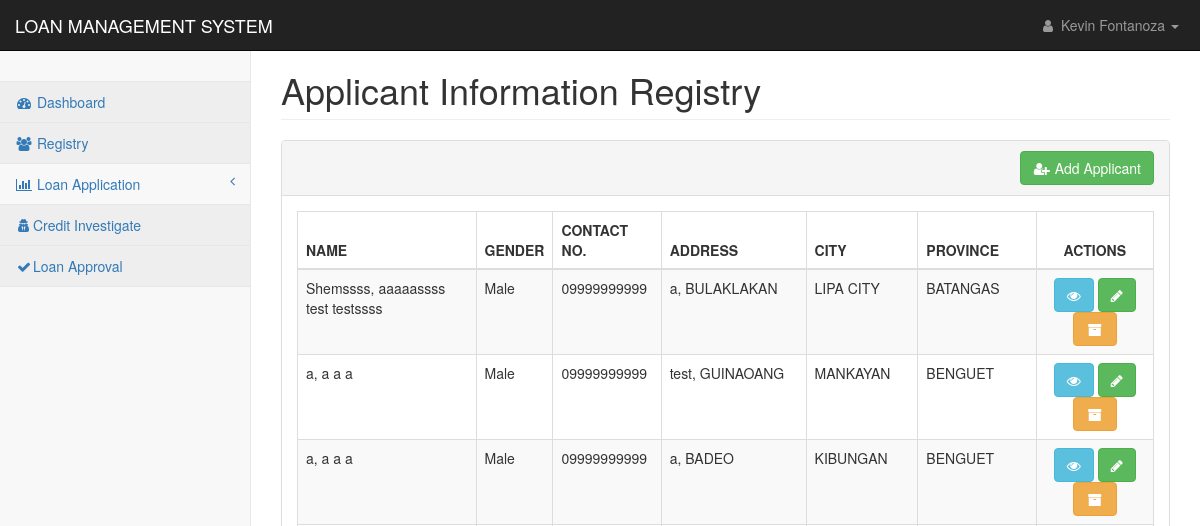
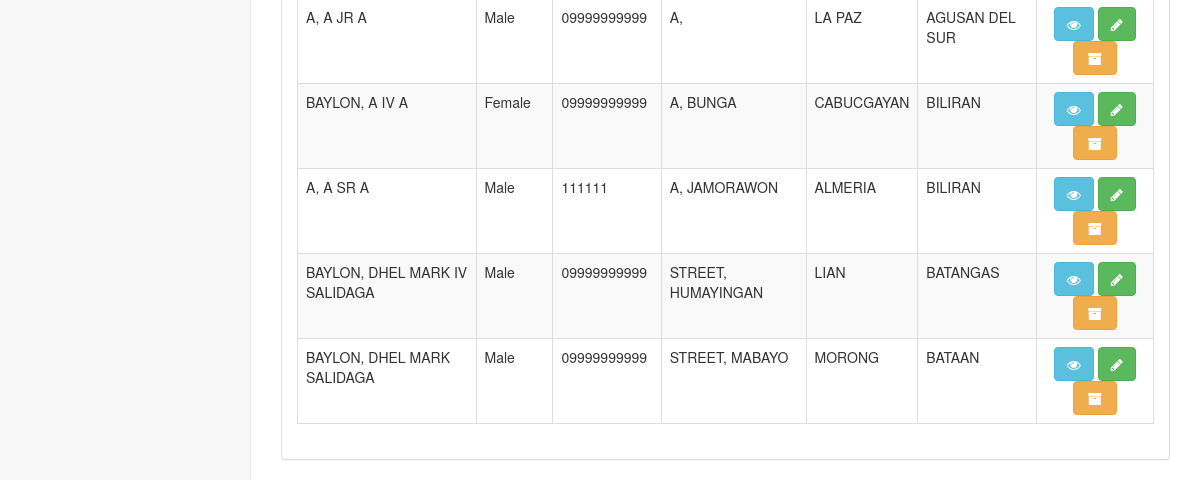
The page /pages/registry_applicant.php (signed in) on the database as committed earlier (2 pictures, top to bottom).
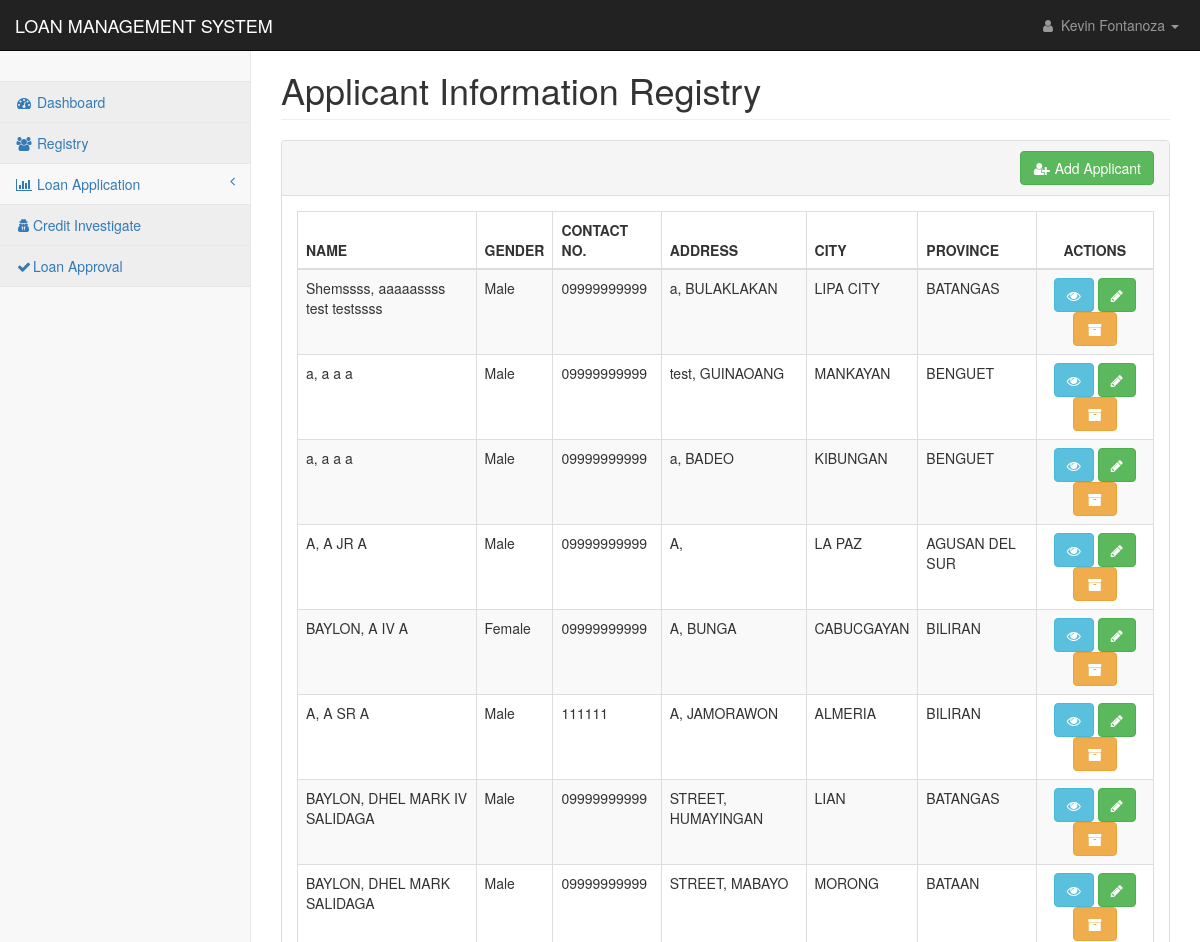
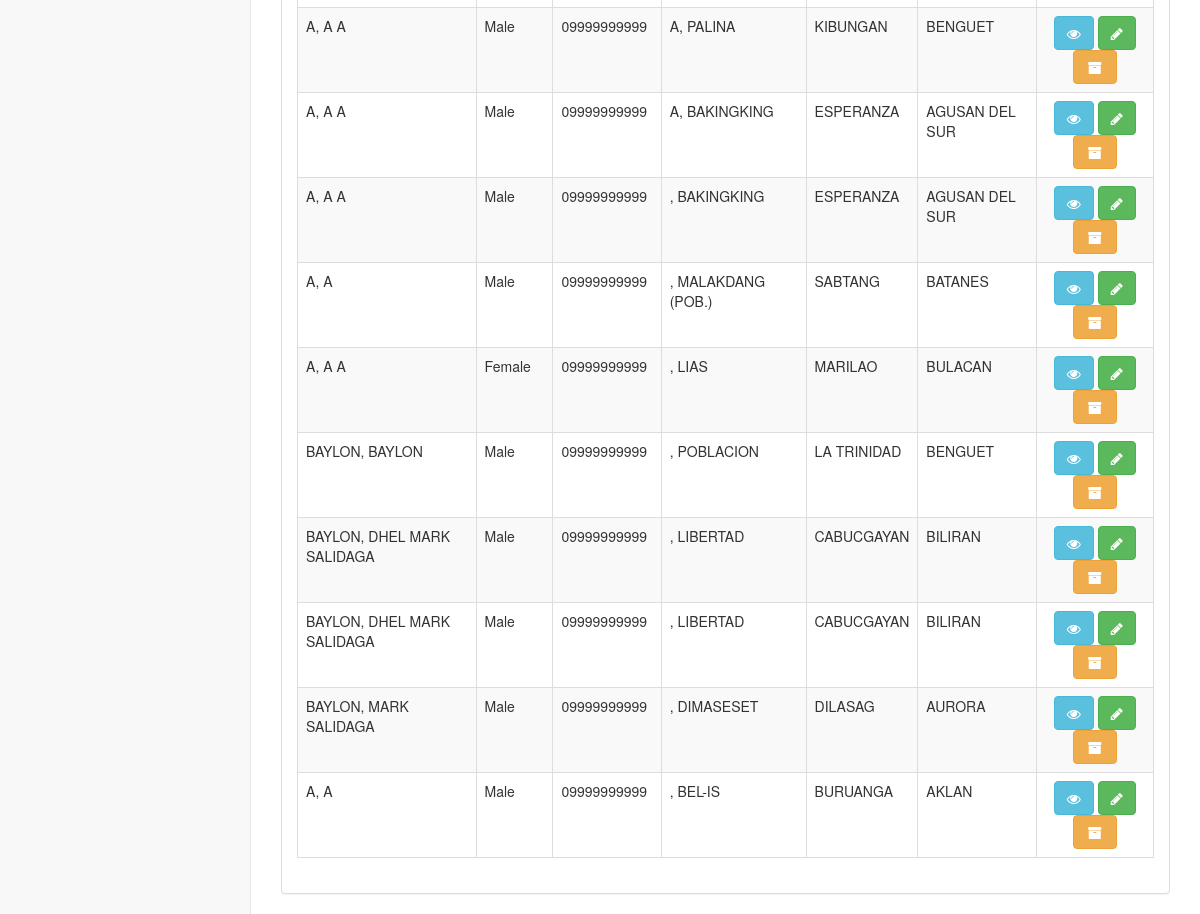
The same page on the database as committed later (2 pictures, top to bottom).
### tables this page shows
CREATE TABLE `applicants_personal` (
  `applicant_id` int(11) NOT NULL,
  `applicant_code` text NOT NULL,
  `firstname` text NOT NULL,
  `middlename` text NOT NULL,
  `lastname` text NOT NULL,
  `suffix` text NOT NULL,
  `nickname` text NOT NULL,
  `age` text NOT NULL,
  `gender` text NOT NULL,
  `contact1` text NOT NULL,
  `mstatus` text NOT NULL,
  `dob1` date NOT NULL,
  `pob1` text NOT NULL,
  `block1` text NOT NULL,
  `street1` text NOT NULL,
  `phase1` text NOT NULL,
  `brgy1` text NOT NULL,
  `city1` text NOT NULL,
  `province1` text NOT NULL,
  `map_url` text NOT NULL,
  `residence1` text NOT NULL,
  `lwith1` text NOT NULL,
  `block2` text NOT NULL,
  `street2` text NOT NULL,
  `phase2` text NOT NULL,
  `brgy2` text NOT NULL,
  `city2` text NOT NULL,
  `province2` text NOT NULL,
  `residence2` text NOT NULL,
  `lwith2` text NOT NULL,
  `mothername` text NOT NULL,
  `mothercon` text NOT NULL,
  `fathername` text NOT NULL,
  `fathercon` text NOT NULL,
  `file` text NOT NULL,
  `date_encoded` date NOT NULL
);

### config/conn.php (called while the page is built, shortened)
<?php
class DatabaseConnection
{
    public function connect()
    {
        $conn = new mysqli(DB_HOST,DB_USER,DB_PASSWORD,DB_DATABASE);
        return $this->conn = $conn;
    }
}
?>

### controller/reg_app.php (called while the page is built, shortened)
<?php
require_once('../config/conn.php');
class Registry extends DatabaseConnection {
    function display($table){
        $sql = "SELECT * FROM $table";
        $result = mysqli_query($this->connect(), $sql);
        return $result;
    }
    }
?>

### pages/registry_applicant.php (the view, shortened to what this page needs)
<?php
include('../config/conn.php');
include('../controller/reg_app.php');
if($_SESSION['user_id']){
?>
<!DOCTYPE html>
<html lang="en">
<head>
    <link href="../css/bootstrap.min.css" rel="stylesheet">
    <link href="../css/metisMenu.min.css" rel="stylesheet">
    <link href="../css/dataTables/dataTables.bootstrap.css" rel="stylesheet">
    <link href="../css/dataTables/dataTables.responsive.css" rel="stylesheet">
    <link href="../css/startmin.css" rel="stylesheet">
    <link href="../css/font-awesome.min.css" rel="stylesheet" type="text/css">
</head>
<body>
    <div id="wrapper">
        <?php include('nav.php');?>
        <div id="page-wrapper">
            <div class="container-fluid">
                <div class="row">
                    <div class="col-lg-12">
                        <h1 class="page-header">Applicant Information Registry</h1>
                    </div>
                </div>
                <div class="row">
                    <div class="col-lg-12">
                        <div class="panel panel-default">
                            <div class="panel-heading" align="right">
                                <a href="registry_application.php">
                                    <button type="button" class="btn btn-success">
                                        <i class="fa fa-fw" aria-hidden="true" title="Copy to use user-plus">&#xf234</i>
                                        Add Applicant
                                    </button>
                                </a>
                            </div>
                            <div class="panel-body">
                                <div class="table-responsive">
                                    <table class="table table-striped table-bordered table-hover"
                                        id="dataTables-example">
                                        <thead>
                                            <tr>
                                                <th>NAME</th>
                                                <th>GENDER</th>
                                                <th>CONTACT NO.</th>
                                                <th>ADDRESS</th>
                                                <th>CITY</th>
                                                <th>PROVINCE</th>
                                                <th class="text-center">ACTIONS</th>
                                            </tr>
                                        </thead>
                                        <tbody>
                                            <?php
                                                $applicant = new Registry();
                                                $result = $applicant->display("applicants_personal");
                                                foreach($result as $display){
                                            ?>
                                            <tr class="even gradeC">
                                                <td><?php echo $display['lastname'].', '.$display['firstname'].' '.$display['suffix'].' '.$display['middlename'];?>
                                                </td>
                                                <td><?php echo $display['gender'];?></td>
                                                <td><?php echo $display['contact1'];?></td>
                                                <td><?php echo $display['street1'].', '.$display['brgy1'];?></td>
                                                <td><?php echo $display['city1'];?></td>
                                                <td><?php echo $display['province1'];?></td>
                                                <td style="text-align:center">
                                                    <div class="tooltip-demo">
                                                        <a
                                                            href="registry_applicant_view.php?id=<?php echo $display['applicant_code'];?>">
                                                            <button type="button" class="btn btn-info"
                                                                data-toggle="tooltip" data-placement="top" title="View">
                                                                <i class="fa fa-eye" aria-hidden="true"></i>
                                                            </button>
                                                        </a>
                                                        <a
                                                            href="registry_applicant_update.php?id=<?php echo $display['applicant_code'];?>">
                                                            <button type="button" class="btn btn-success"
                                                                data-toggle="tooltip" data-placement="top" title="Edit">
                                                                <i class="fa fa-pencil" aria-hidden="true"></i>
                                                            </button>
                                                        </a>
                                                            <button data-target="#modal-<?= $display['applicant_code'] ?>" type="button" class="btn btn-warning"
                                                                data-toggle="modal" data-placement="top" title="Archive">
                                                                <i class="fa fa-fw" aria-hidden="true" title="Copy to use archive">&#xf187</i>
                                                            </button>
                                                </td>
                                            </tr>
                                            <?php
                                                }
                                            ?>
                                        </tbody>
                                    </table>
                                </div>
                            </div>
                        </div>
                    </div>
                </div>
            </div>
        </div>
    </div>
</body>
</html>
<?php
}else{
    header('location: index.php');
}
?>

### pages/nav.php (shortened to what this page needs)
<nav class="navbar navbar-inverse navbar-fixed-top" role="navigation">
                <div class="navbar-header">
                    <a class="navbar-brand" href="index.html">LOAN MANAGEMENT SYSTEM</a>
                </div>
                <ul class="nav navbar-right navbar-top-links">
                    <li class="dropdown">
                        <a class="dropdown-toggle" data-toggle="dropdown" href="#">
                            <i class="fa fa-user fa-fw"></i> <?php echo $_SESSION['name'];?> <b class="caret"></b>
                        </a>
                    </li>
                </ul>
                <div class="navbar-default sidebar" role="navigation">
                    <div class="sidebar-nav navbar-collapse">
                        <ul class="nav" id="side-menu">
                            <li class="sidebar-search">
                            </li>
                            <li>
                                <a href="index.php" class="active"><i class="fa fa-dashboard fa-fw"></i> Dashboard</a>
                            </li>
                            <li>
                                <a href="registry_applicant.php"><i class="fa fa-users fa-fw"></i> Registry</a>
                            </li>
                            <li>
                                <a href="#"><i class="fa fa-bar-chart fa-fw"></i> Loan Application<span class="fa arrow"></span></a>
                            </li>
                            <li>
                                <a href="loan_credit_investigation.php" class="active"><i class="fa fa-user-secret fa-fw"></i>Credit Investigate</a>
                            </li>
                                <li>
                                <a href="loan_approval.php" class="active"><i class="fa fa-check fa-fw"></i>Loan Approval</a>
                                </li>
                        </ul>
                    </div>
                </div>
            </nav>

### css/startmin.css (style rules this page uses)
body { background-color: #f8f8f8; }
#wrapper { width: 100%; }
#page-wrapper { padding-top: 30px; min-height: 568px; background-color: #fff; }
@media (min-width:768px) { #page-wrapper { position: inherit; margin-left: 250px; padding: 30px 15px 0 15px; border-left: 1px solid #e7e7e7; } }
.navbar-header { float: left; }
.navbar-right { text-align: right; }
.navbar-top-links { margin: 0; }
.navbar-top-links li { display: inline-block; }
.navbar-top-links li:last-child { margin-right: 6px; }
.navbar-top-links li a { padding: 15px; min-height: 50px; }
.navbar-top-links>li>a { color: #999; }
.sidebar .sidebar-nav.navbar-collapse { padding-right: 0; padding-left: 0; }
.sidebar .sidebar-search { padding: 15px; }
.sidebar ul li { border-bottom: 1px solid #e7e7e7; }
.sidebar ul li a.active { background-color: #eee; }
.sidebar .arrow { float: right; }
.sidebar .fa.arrow:before { content: "\f104"; }
@media (min-width:768px) { .sidebar { z-index: 1; position: absolute; width: 250px; margin-top: 51px; } }

Rows that differ between the two databases and show on the page:
added applicants_personal: lastname "A", firstname "A", middlename "A", gender "Male", contact1 "09999999999", street1 "A", brgy1 "PALINA", city1 "KIBUNGAN", province1 "BENGUET"
added applicants_personal: lastname "A", firstname "A", middlename "A", gender "Male", contact1 "09999999999", street1 "A", brgy1 "BAKINGKING", city1 "ESPERANZA", province1 "AGUSAN DEL SUR"
added applicants_personal: lastname "A", firstname "A", middlename "A", gender "Male", contact1 "09999999999", brgy1 "BAKINGKING", city1 "ESPERANZA", province1 "AGUSAN DEL SUR"
added applicants_personal: lastname "A", firstname "A", gender "Male", contact1 "09999999999", brgy1 "MALAKDANG (POB.)", city1 "SABTANG", province1 "BATANES"
added applicants_personal: lastname "A", firstname "A", middlename "A", gender "Female", contact1 "09999999999", brgy1 "LIAS", city1 "MARILAO", province1 "BULACAN"
added applicants_personal: lastname "BAYLON", firstname "BAYLON", gender "Male", contact1 "09999999999", brgy1 "POBLACION", city1 "LA TRINIDAD", province1 "BENGUET"
added applicants_personal: lastname "BAYLON", firstname "DHEL MARK", middlename "SALIDAGA", gender "Male", contact1 "09999999999", brgy1 "LIBERTAD", city1 "CABUCGAYAN", province1 "BILIRAN"
added applicants_personal: lastname "BAYLON", firstname "DHEL MARK", middlename "SALIDAGA", gender "Male", contact1 "09999999999", brgy1 "LIBERTAD", city1 "CABUCGAYAN", province1 "BILIRAN"
added applicants_personal: lastname "BAYLON", firstname "MARK", middlename "SALIDAGA", gender "Male", contact1 "09999999999", brgy1 "DIMASESET", city1 "DILASAG", province1 "AURORA"
added applicants_personal: lastname "A", firstname "A", gender "Male", contact1 "09999999999", brgy1 "BEL-IS", city1 "BURUANGA", province1 "AKLAN"
